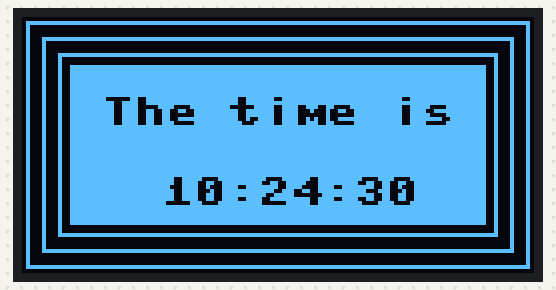
Bench run of a program on a simulated MicroPython board. Parts: 128×64 one-colour display. The clock reads 2024-03-15 10:24:30 at power-on unless the program sets it; library files of the repository ran but are not shown: ssd1306.py.

Above: at 0.1 s.
At 7.1 s:
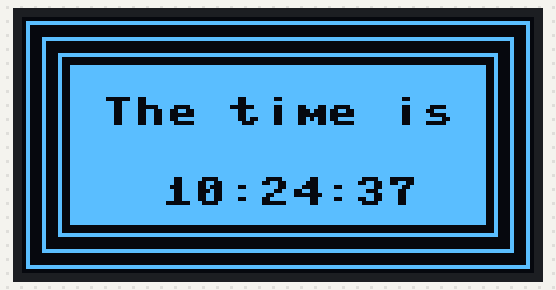
At 11.1 s:
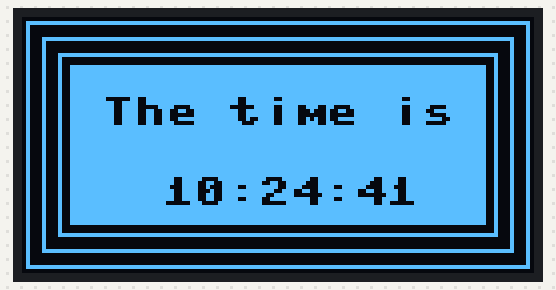
At 18.1 s:
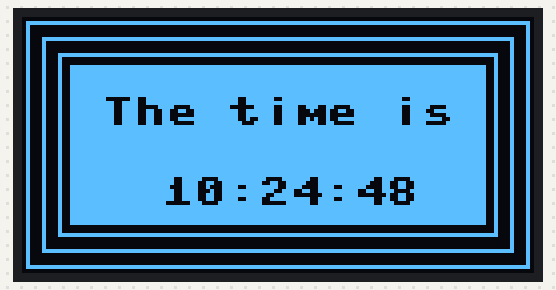
At 28.1 s:
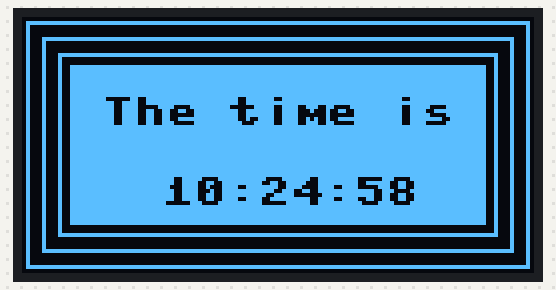
At 38.1 s:
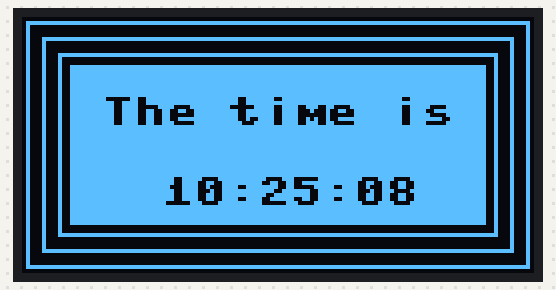

Measured:
- what the display in image 1 shows lasts 1.0 s, from 7.0 s to 8.0 s

The program:

procedural_clock.py
```python
from machine import Pin, I2C
from ssd1306 import SSD1306_I2C
import time


i2c = I2C(id=1, sda=Pin(18), scl=Pin(19), freq=400_000)
screen = SSD1306_I2C(128, 64, i2c)

while True:
    (year, month, mday, hour, minute, second, weekday, yearday) = time.localtime()
    # converting to 12 hr format
    hour = (hour-1)%12+1

    # drawing a decorative border
    screen.fill(0)
    screen.rect(1, 1, 126, 62, 1)
    screen.rect(5, 5, 118, 54, 1)
    screen.rect(9, 9, 110, 46, 1)
    screen.fill_rect(12, 12, 104, 40, 1)

    # drawing the time
    screen.text("The time is", 20, 20, 0)
    screen.text(f'{hour:2d}:{minute:02d}:{second:02d}', 35, 40, 0)
    screen.show()
```
